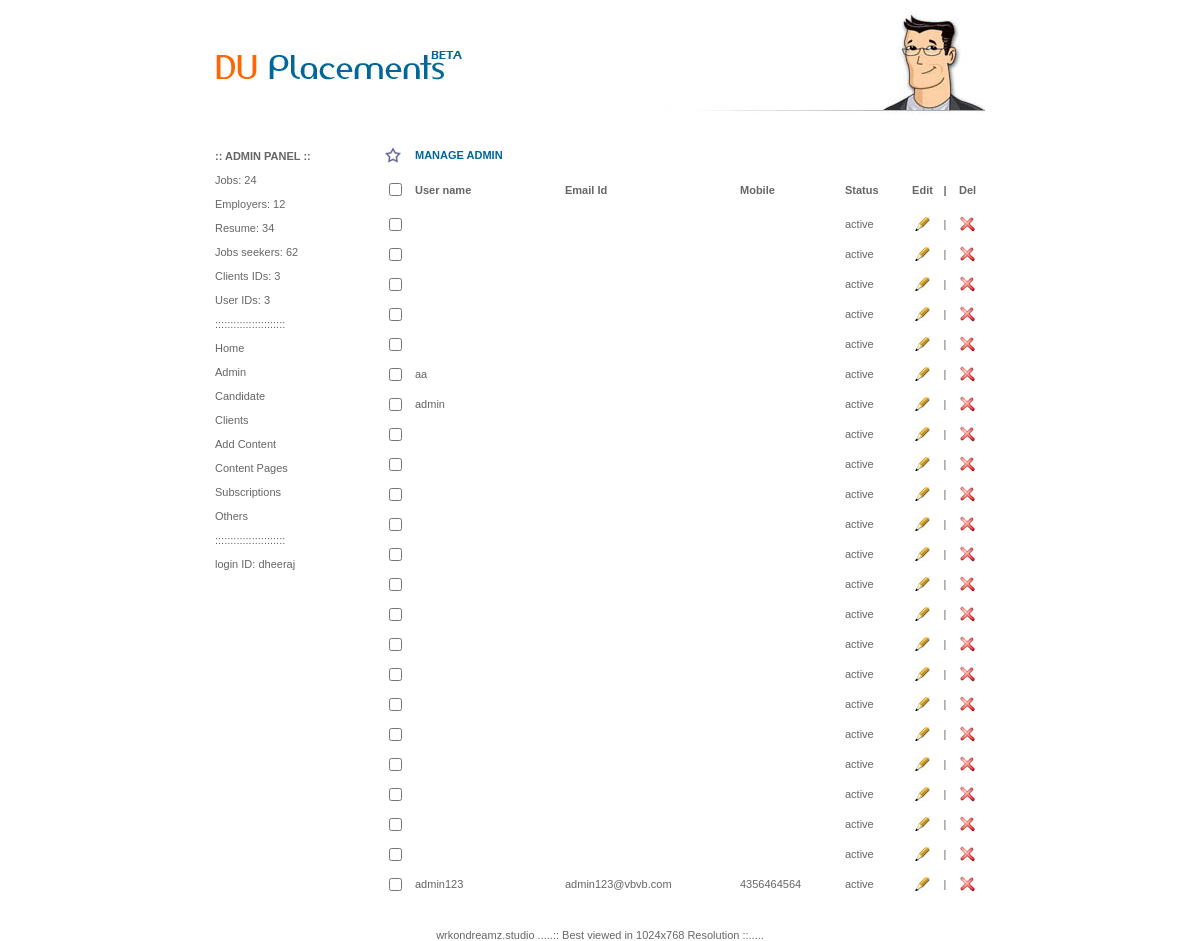
Screenshot of /admin/admin_manage_admin.php (signed in) with the database file from the repository.
### tables this page shows
CREATE TABLE IF NOT EXISTS `dup_admin` (
  `user_id` int(11) NOT NULL AUTO_INCREMENT,
  `user_name` varchar(60) NOT NULL,
  `user_pass` varchar(60) NOT NULL,
  `user_email` varchar(60) NOT NULL,
  `user_class` varchar(60) NOT NULL,
  `user_permission` varchar(60) NOT NULL,
  `user_created` date NOT NULL,
  `user_mobile` varchar(30) NOT NULL DEFAULT 'NO',
  `user_status` char(10) NOT NULL DEFAULT 'active',
  `expirytime` date NOT NULL,
  PRIMARY KEY (`user_id`)
);

### admin/admin_manage_admin.php (the view, shortened to what this page needs)
<?php
$sql = "select * from dup_admin where user_class='admin'";
$res = mysql_query($sql);
include("header.php");
?>
      <div style="width:770px; float:left;">
        <?php include("menu.php");?>
	<div align="left" class="adminright">
    <div style="width:600px; padding-top:5px;">
    <div style="width:600px; float:left;">
	<table width="600" border="0" cellspacing="0" cellpadding="0">
  	<tr>
    <td width="30" align="left" valign="middle"><strong><img src="../images/admin-star.jpg" alt="star" /></strong></td>
    <td width="150" height="20" align="left" valign="middle"><span class="blue"><strong> MANAGE ADMIN</strong></span></td>
    <td width="175" height="20" align="left" valign="middle"></td>
    <td width="105" height="20" align="left" valign="middle"></td>
    <td width="60" height="20" align="left" valign="middle"></td>
    <td width="35" height="20" align="left" valign="middle"></td>
    <td width="10" align="left" valign="middle"></td>
    <td width="35" height="20" align="left" valign="middle"></td>
  	</tr>
  	<tr>
    <td width="30" height="15" align="left" valign="middle"></td>
    <td width="150" height="15" align="left" valign="middle"></td>
    <td width="175" height="15" align="left" valign="middle"></td>
    <td width="105" height="15" align="left" valign="middle"></td>
    <td width="60" height="15" align="left" valign="middle"></td>
    <td width="35" height="15" align="left" valign="middle"></td>
    <td width="10" height="15" align="left" valign="middle"></td>
    <td width="35" height="15" align="left" valign="middle"></td>
  	</tr>
  	<tr>
    <td width="30" align="left" valign="middle">
    <input type="checkbox" name="all_select" id="all_select" /></td>
    <td width="150" align="left" valign="middle"><strong>User name</strong></td>
    <td width="175" align="left" valign="middle"><strong>Email Id</strong></td>
    <td width="105" align="left" valign="middle"><strong>Mobile</strong></td>
    <td width="60" align="left" valign="middle"><strong>Status</strong></td>
    <td width="35" align="center" valign="middle"><strong>Edit</strong></td>
    <td width="10" align="center" valign="middle"><strong>|</strong></td>
    <td width="35" align="center" valign="middle"><strong>Del</strong></td>
  	</tr>
  	<tr>
    <td width="30" height="10" align="left" valign="middle"></td>
    <td width="150" height="10" align="left" valign="middle"></td>
    <td width="175" height="10" align="left" valign="middle"></td>
    <td width="105" height="10" align="left" valign="middle"></td>
    <td width="60" height="10" align="left" valign="middle"></td>
    <td width="35" height="10" align="center" valign="middle"></td>
    <td width="10" height="10" align="center" valign="middle"></td>
    <td width="35" height="10" align="center" valign="middle"></td>
  	</tr>
	<?php while($rs = mysql_fetch_array($res)) {
		$user_id = $rs['user_id'];
	?>
  	<tr>
    <td width="30" height="30" align="left" valign="middle"><input type="checkbox" name="all_select2" id="all_select2" /></td>
    <td width="150" height="30" align="left" valign="middle"><?php echo $rs['user_name']?></td>
    <td width="175" height="30" align="left" valign="middle"><?php echo $rs['user_email']?></td>
    <td width="105" height="30" align="left" valign="middle"><?php echo $rs['user_mobile']?></td>
    <td width="60" height="30" align="left" valign="middle"><?php echo $rs['user_status']?></td>
    <td width="35" height="30" align="center" valign="middle"><a href="admin_create_admin.php?id=<?php echo $user_id; ?>&act=edit"><img src="../images/admin-edit.jpg" alt="edit" width="15" height="14" border="0" /></a></td>
    <td width="10" height="30" align="center" valign="middle">|</td>
    <td width="35" height="30" align="center" valign="middle"><a href="admin_manage_admin.php?delid=<?php echo $user_id; ?>&act=delete"><img src="../images/admin-del.jpg" alt="delete" width="15" height="16"  border=0/></a></td>
  	</tr>
	<?php } ?>
	</table>
	  </div>
		</div>
    	  </div>
    		</div>
           <?php include("footer.php");?>

### admin/header.php (shortened to what this page needs)
<!DOCTYPE html PUBLIC "-//W3C//DTD XHTML 1.0 Transitional//EN" "http://www.w3.org/TR/xhtml1/DTD/xhtml1-transitional.dtd">
<html xmlns="http://www.w3.org/1999/xhtml">
<head>
<link href="include/style.css" rel="stylesheet" type="text/css" />
<link href="../include/style.css" rel="stylesheet" type="text/css" />
</head>
<body>
  <center>
    <div class="mainbox">
      <div class="banner">
        <div class="logo"><a href="../index.html"><img src="../images/du-logo.jpg" alt="du placements" border="0" /></a></div>
        <div class="right"><img src="../images/du-contact-us.jpg" alt="contact us" border="0" /></div>
     </div>

### admin/menu.php
<div class="adminleft" align="left"> <strong> :: ADMIN PANEL ::</strong><br />
          <br />
          Jobs: 24<br />
          <br />
          Employers: 12<br />
          <br />
          Resume: 34<br />
          <br />
          Jobs seekers: 62<br />
          <br />
          Clients IDs: 3<br />
          <br />
          User IDs: 3<br />
          <br />
          :::::::::::::::::::::::<br />
          <br />
          <a href="admin_home.php" class="link">Home</a><br />
          <br />
          <a href="admin_admin.php" class="linkA">Admin</a> <br />
          <br />
          <a href="admin_students.php" class="linkA">Candidate</a><br />
          <br />
          <a href="admin_clients.php" class="linkA">Clients</a><br />
          <br />
          <a href="admin_add_content.php" class="linkA">Add Content</a><br />
          <br />
          <a href="admin_content.php" class="linkA">Content Pages</a><br />
          <br />
          <a href="admin_subscriptions.php" class="linkA">Subscriptions</a><br />
          <br />
          <a href="admin_others.php" class="linkA">Others</a><br />
          <br />
          :::::::::::::::::::::::<br />
          <br />
          login ID: dheeraj </div>

### admin/footer.php
<div style="width:770px; padding-top:30px; float:right;">wrkondreamz.studio .....:: Best viewed in 1024x768 Resolution ::.....</div>
    </div>
  </center>
</body>
 </html>

### include/style.css (style rules this page uses)
body,td,th { font-family:Verdana, Arial, Helvetica, sans-serif; }
body { font-family:Verdana, Arial, Helvetica, sans-serif; background-repeat: no-repeat; margin-left: 0px; margin-top: 0px; margin-right: 0px; margin-bottom: 0px; font-size:11px; color:#666666; }
a:link { text-decoration: none; }
.mainbox { width:770px; overflow:hidden; }
.banner { width:770px; height:130px; float:left; overflow:hidden; }
.logo { width:250px; height:30px; margin-top:50px; float:left; }
.right { width:320px; height:115px; margin-bottom:10px; margin-top:10px; float:right; }
.blue { color:#006699; }
.linkA { color:#666666; }
.link { color:#666666; text-decoration:none; }
.adminleft { width:170px; float:left; overflow:hidden; padding-top:20px; }
.adminright { width:600px; float:left; overflow:hidden; padding-top:10px; }

### rows the page displays
dup_admin: user_status "active"
dup_admin: user_status "active"
dup_admin: user_status "active"
dup_admin: user_status "active"
dup_admin: user_status "active"
dup_admin: user_name "aa", user_status "active"
dup_admin: user_name "admin", user_status "active"
dup_admin: user_status "active"
dup_admin: user_status "active"
dup_admin: user_status "active"
dup_admin: user_status "active"
dup_admin: user_status "active"
dup_admin: user_status "active"
dup_admin: user_status "active"
dup_admin: user_status "active"
dup_admin: user_status "active"
dup_admin: user_status "active"
dup_admin: user_status "active"
dup_admin: user_status "active"
dup_admin: user_status "active"
dup_admin: user_status "active"
dup_admin: user_status "active"
dup_admin: user_name "admin123", user_email "admin123@vbvb.com", user_mobile "4356464564", user_status "active"
